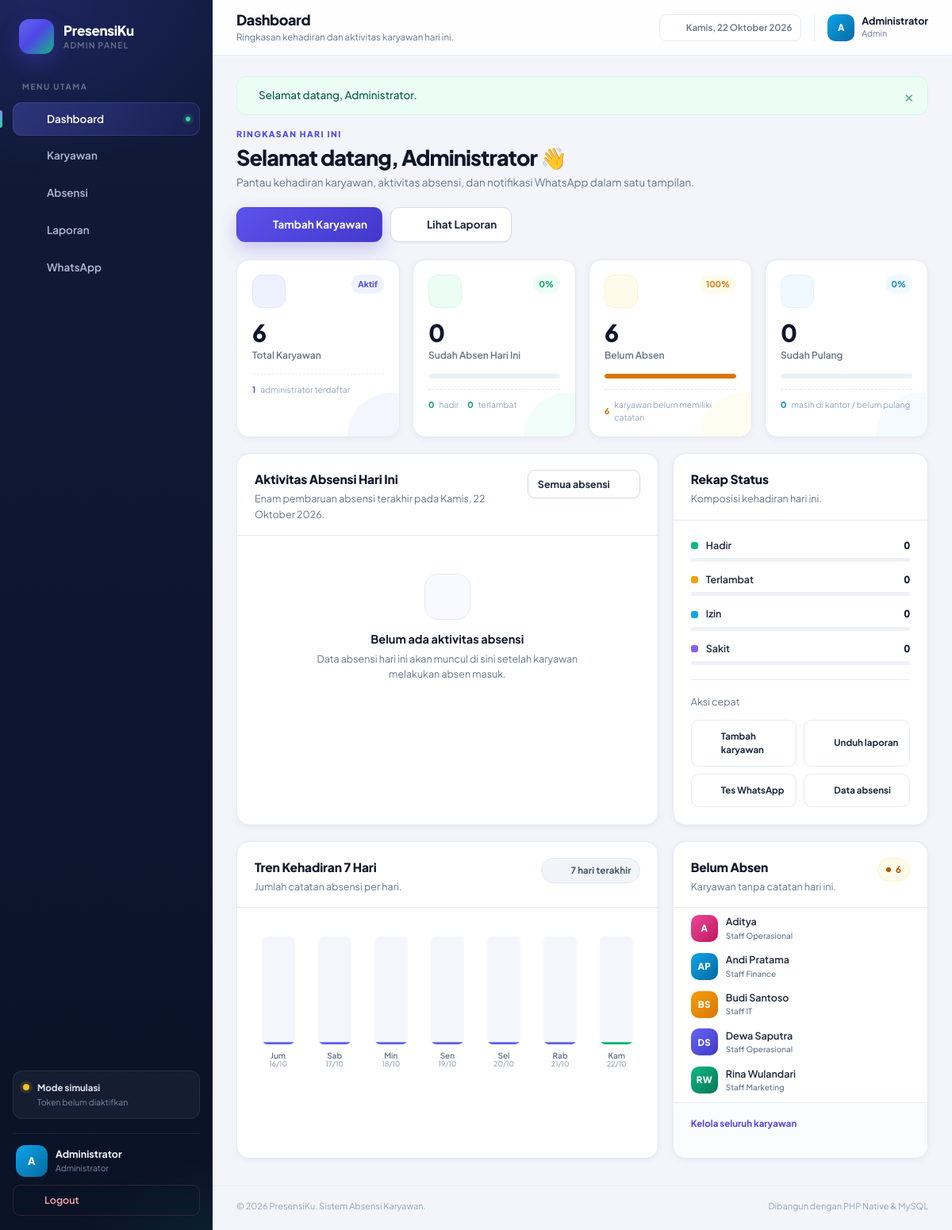
/admin/index.php (signed in), run on the app's committed database.
### tables this page shows
CREATE TABLE `users` (
  `id` bigint(20) UNSIGNED NOT NULL,
  `nik` varchar(20) NOT NULL,
  `nama` varchar(100) NOT NULL,
  `jabatan` varchar(100) NOT NULL,
  `no_wa` varchar(20) NOT NULL,
  `email` varchar(120) NOT NULL,
  `password` varchar(255) NOT NULL,
  `role` enum('admin','karyawan') NOT NULL DEFAULT 'karyawan',
  `aktif` tinyint(1) NOT NULL DEFAULT 1,
  `created_at` datetime NOT NULL DEFAULT current_timestamp(),
  `updated_at` datetime NOT NULL DEFAULT current_timestamp() ON UPDATE current_timestamp()
);

### admin/index.php (the view, shortened to what the rows shown need)
<?php
require __DIR__ . '/../bootstrap.php';
$user = require_admin();
$pdo = Database::connection();
$today = date('Y-m-d');
$statement = $pdo->prepare(
    'SELECT u.id, u.nama, u.nik, u.jabatan, u.no_wa
     FROM users u
     LEFT JOIN attendance a ON a.user_id = u.id AND a.tanggal = ?
     WHERE u.role = "karyawan" AND u.aktif = 1 AND a.id IS NULL
     ORDER BY u.nama ASC
     LIMIT 5'
);
$statement->execute([$today]);
$belumAbsenList = $statement->fetchAll();
$pageTitle = 'Dashboard';
require BASE_PATH . '/templates/admin_shell_start.php';
?>
<div class="page-heading">
    <div>
        <p class="eyebrow">Ringkasan hari ini</p>
        <h1>Selamat datang, <?= e(explode(' ', (string) $user['nama'])[0]) ?> 👋</h1>
        <p class="page-heading__sub">Pantau kehadiran karyawan, aktivitas absensi, dan notifikasi WhatsApp dalam satu tampilan.</p>
    </div>
</div>
<div class="grid grid--2-1 section-gap">
    <section class="card">
        <div class="card__head">
            <div>
                <h2 class="card__title">Aktivitas Absensi Hari Ini</h2>
            </div>
        </div>
    </section>
    <section class="card">
        <div class="card__head">
            <div>
                <h2 class="card__title">Rekap Status</h2>
            </div>
        </div>
    </section>
</div>
<div class="grid grid--2-1 section-gap">
    <section class="card">
        <div class="card__head">
            <div>
                <h2 class="card__title">Tren Kehadiran 7 Hari</h2>
            </div>
        </div>
    </section>
    <section class="card">
        <div class="card__head">
            <div>
                <h2 class="card__title">Belum Absen</h2>
            </div>
        </div>
        <?php if ($belumAbsenList === []): ?>
            <div class="empty-state">
                <div class="empty-state__icon"><?= icon('check-circle') ?></div>
                <h3>Semua sudah tercatat</h3>
                <p>Tidak ada karyawan yang belum melakukan absensi hari ini.</p>
            </div>
        <?php else: ?>
            <div class="card__body" style="padding-top: 8px; padding-bottom: 10px;">
                <div class="legend-list">
                    <?php foreach ($belumAbsenList as $employee): ?>
                        <div class="legend-item">
                            <span class="avatar avatar--sm <?= avatar_tone($employee['id']) ?>"><?= e(initials((string) $employee['nama'])) ?></span>
                            <span class="legend-item__text">
                                <?= e($employee['nama']) ?>
                                <small class="text-muted" style="display:block;font-weight:500;font-size:10px"><?= e($employee['jabatan']) ?></small>
                            </span>
                            <a href="https://wa.me/<?= e($employee['no_wa']) ?>" target="_blank" rel="noopener" class="action-btn" title="Chat WhatsApp">
                                <?= icon('whatsapp') ?>
                            </a>
                        </div>
                    <?php endforeach; ?>
                </div>
            </div>
        <?php endif; ?>
    </section>
</div>
<?php require BASE_PATH . '/templates/admin_shell_end.php'; ?>

### templates/admin_shell_start.php (shortened to what the rows shown need)
<?php
$user = $user ?? require_admin();
require BASE_PATH . '/templates/head.php';
?>
<div class="app-shell">
    <aside class="sidebar" id="sidebar" aria-label="Navigasi admin">
            <span class="brand__mark"><?= icon('calendar-check') ?></span>
        <div class="sidebar__footer">
            <div class="sidebar__user">
                <span class="avatar <?= avatar_tone($user['id']) ?>"><?= e(initials((string) $user['nama'])) ?></span>
                <span class="sidebar__user-text">
                    <strong><?= e($user['nama']) ?></strong>
                    <small>Administrator</small>
                </span>
            </div>
        </div>
    </aside>
    <div class="app-main">
        <header class="topbar">
            <div class="topbar__titles">
                <h1><?= e($pageTitle) ?></h1>
            </div>
            <div class="topbar__meta">
                <div class="topbar__profile">
                    <span class="avatar avatar--sm <?= avatar_tone($user['id']) ?>"><?= e(initials((string) $user['nama'])) ?></span>
                    <span>
                        <strong><?= e($user['nama']) ?></strong>
                        <small>Admin</small>
                    </span>
                </div>
            </div>
        </header>
        <main class="page">

### src/icons.php (shortened to what the rows shown need)
<?php
function icon(string $name, string $class = 'icon'): string
{
    $content = $paths[$name] ?? $paths['info'];
    return '<svg class="' . e($class) . '" viewBox="0 0 24 24" fill="none" stroke="currentColor" '
        . 'stroke-width="1.9" stroke-linecap="round" stroke-linejoin="round" aria-hidden="true">'
        . $content . '</svg>';
}

### data on the page
users: nama "A", nama "Administrator"
users: nama "A", nama "Aditya", jabatan "Staff Operasional"
users: nama "AP", nama "Andi Pratama", jabatan "Staff Finance"
users: nama "BS", nama "Budi Santoso", jabatan "Staff IT"
users: nama "DS", nama "Dewa Saputra", jabatan "Staff Operasional"
users: nama "RW", nama "Rina Wulandari", jabatan "Staff Marketing"

### other printed values
config('app.name', 'PresensiKu') "PresensiKu"
$item['label'] "Dashboard"
$item['label'] "Karyawan"
$item['label'] "Absensi"
$item['label'] "Laporan"
$item['label'] "WhatsApp"
$pageTitle "Dashboard"
$pageSubtitle "Ringkasan kehadiran dan aktivitas karyawan hari ini."
$flash['message'] "Selamat datang, Administrator."
$totalKaryawan "6"
$totalAdmin "1"
$persenAbsen "0"
$sudahAbsen "0"
$todayStats['hadir'] "0"
$todayStats['terlambat'] "0"
